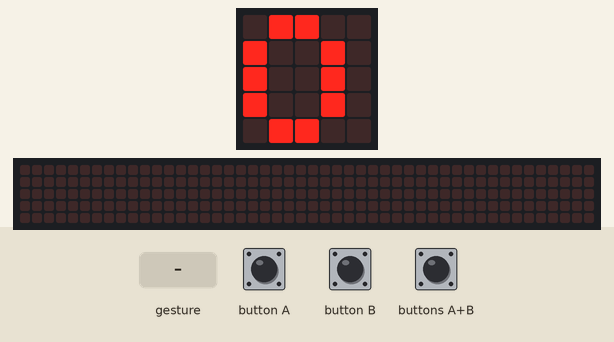
This program was run on a simulated BBC micro:bit (MakeCode). Shown: the board's 5×5 LED display, a strip that is not on the board, showing the scrolling text unrolled. The inputs (shaded band) are chosen by the test bench. Random numbers come from a fixed seed; a tilt is held for 1.5 s and a shake lasts 1 s, then the board lies face up again; the 48×5 strip is a reading aid, not a part: it shows the text the display is scrolling, unrolled, one strip-width of it at a time.

Above: at 1.2 s.
1.3 s: button A pressed for 0.15 s
At 1.92 s:
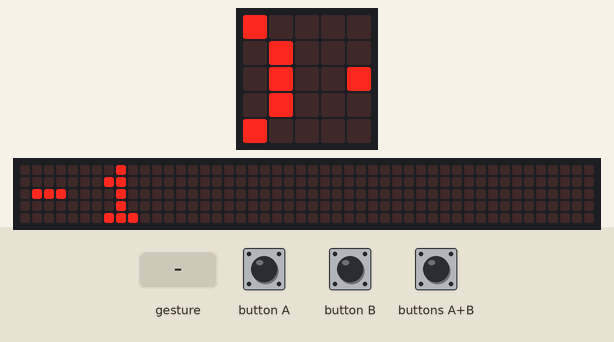
3.4 s: gesture 'shake'
At 4.8 s:
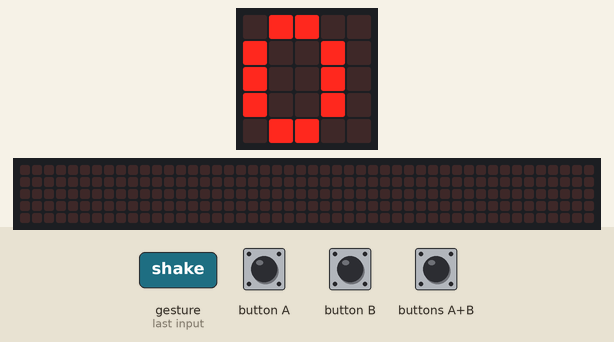
5.7 s: button B pressed for 0.15 s
At 6.9 s:
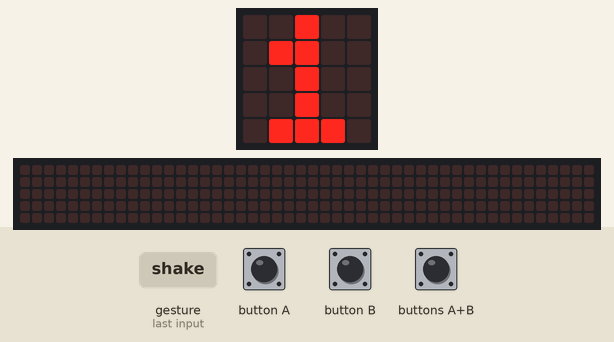
Timing chart, 0 to 8.7 s (numbered marks = the images above; inputs shaded):
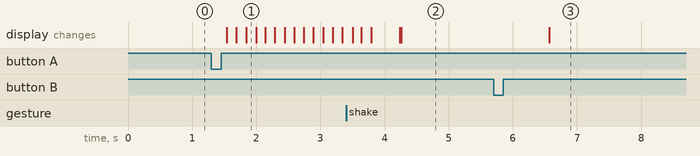

Measured:
- after the input at 1.3 s, the display: first changes after 0.24 s (image 1 shows a later state)
- after the input at 5.7 s, the display: changes after 0.87 s (image 3)

The program:

main.ts
```typescript
input.onButtonPressed(Button.A, function () {
    click += -1
})
input.onGesture(Gesture.Shake, function () {
    click = 0
})
input.onButtonPressed(Button.AB, function () {
    basic.showNumber(randint(0, click))
    basic.pause(3000)
})
input.onButtonPressed(Button.B, function () {
    click += 1
})
let click = 0
click = 0
basic.forever(function () {
    basic.showNumber(click)
})
```

test.ts
```typescript
// 在這裡測試；當此封包作為擴充功能時，將不會編譯此內容。
```
